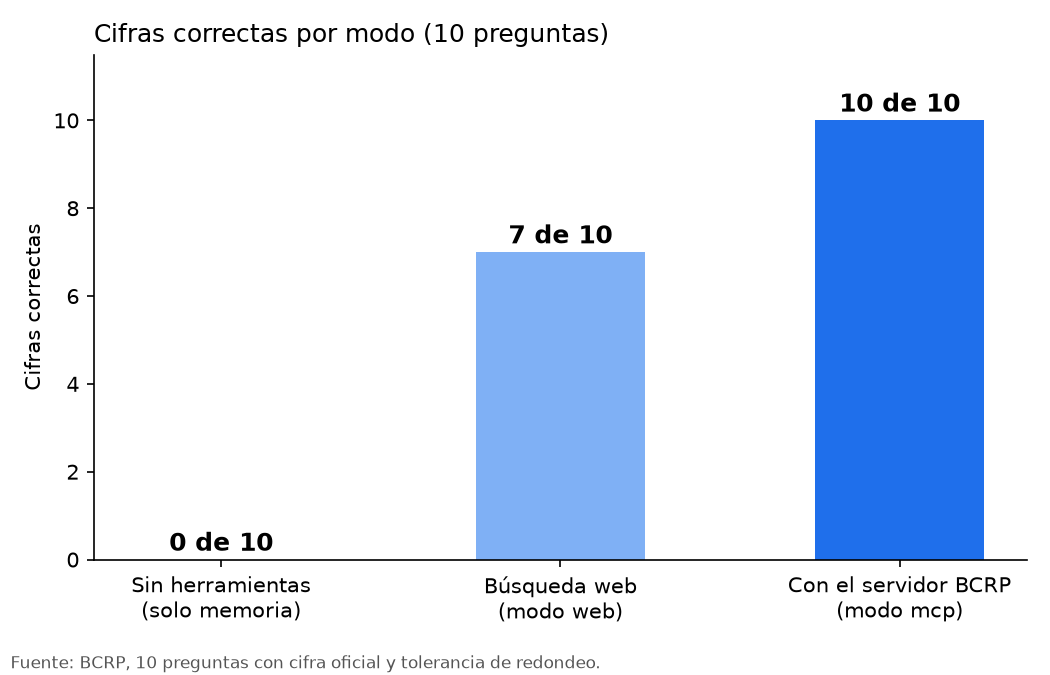

Python code for this plot:
"""Genera grafico.png: cuántas cifras acertó Claude en cada modo.

    uv run grafico.py

Lee resultados.csv (lo escribe evaluar.py) y dibuja una barra por modo.
"""
from pathlib import Path

import matplotlib.pyplot as plt
import pandas as pd

AQUI = Path(__file__).parent
ETIQUETAS = {"memoria": "Sin herramientas\n(solo memoria)", "web": "Búsqueda web\n(modo web)",
             "mcp": "Con el servidor BCRP\n(modo mcp)"}
COLORES = {"memoria": "#9e9e9e", "web": "#7fb0f5", "mcp": "#1f6feb"}

resultados = pd.read_csv(AQUI / "resultados.csv")
ORDEN = ["memoria", "web", "mcp"]                                    # de menos a más herramientas
total = resultados.groupby("modo").id.nunique().reindex(ORDEN)      # preguntas por modo
aciertos = resultados[resultados.resultado == "acierta"].groupby("modo").id.count().reindex(ORDEN, fill_value=0)

fig, ax = plt.subplots(figsize=(7, 4.5))
colores = [COLORES[m] for m in ORDEN]
barras = ax.bar([ETIQUETAS[m] for m in ORDEN], aciertos.values, color=colores, width=0.5)
for barra, n, t in zip(barras, aciertos.values, total.values):
    ax.text(barra.get_x() + barra.get_width() / 2, n + 0.2, f"{n} de {t}", ha="center", fontsize=12, fontweight="bold")

ax.set_ylim(0, total.max() + 1.5)
ax.set_ylabel("Cifras correctas")
ax.set_title("Cifras correctas por modo (10 preguntas)", fontsize=12, loc="left")
ax.spines[["top", "right"]].set_visible(False)
fig.text(0.01, 0.01, "Fuente: BCRP, 10 preguntas con cifra oficial y tolerancia de redondeo.", fontsize=8, color="#555")
fig.tight_layout(rect=(0, 0.04, 1, 1))
fig.savefig(AQUI / "grafico.png", dpi=150)
print("grafico.png escrito")
